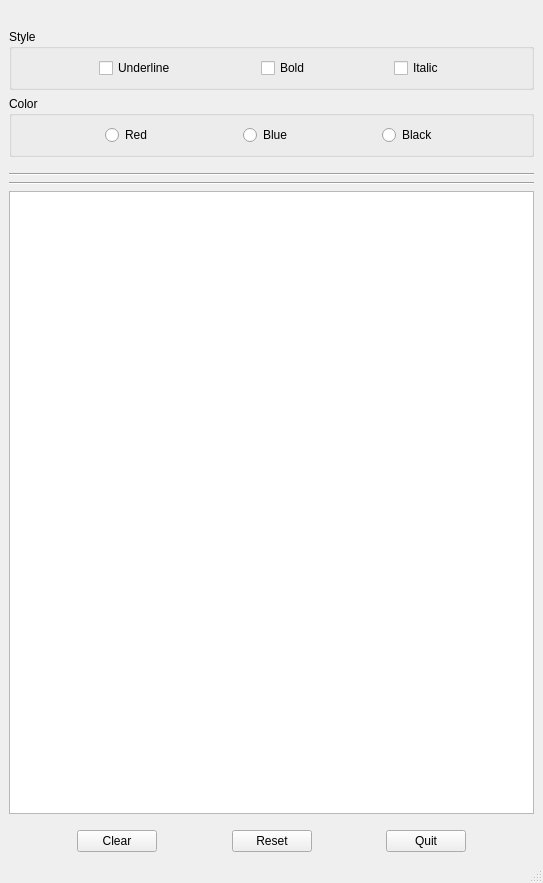
<?xml version="1.0" encoding="UTF-8"?>
<ui version="4.0">
 <class>MyWindow</class>
 <widget class="QMainWindow" name="MyWindow">
  <property name="geometry">
   <rect>
    <x>0</x>
    <y>0</y>
    <width>543</width>
    <height>883</height>
   </rect>
  </property>
  <property name="windowTitle">
   <string>MainWindow</string>
  </property>
  <property name="styleSheet">
   <string notr="true"/>
  </property>
  <widget class="QWidget" name="centralwidget">
   <layout class="QVBoxLayout" name="verticalLayout">
    <item>
     <widget class="QLabel" name="label">
      <property name="lineWidth">
       <number>0</number>
      </property>
      <property name="text">
       <string/>
      </property>
      <property name="pixmap">
       <pixmap resource="mywindow.qrc">:/mywindow/res/en.png</pixmap>
      </property>
      <property name="scaledContents">
       <bool>false</bool>
      </property>
      <property name="alignment">
       <set>Qt::AlignmentFlag::AlignCenter</set>
      </property>
     </widget>
    </item>
    <item>
     <widget class="QGroupBox" name="groupBox_Style">
      <property name="title">
       <string>Style</string>
      </property>
      <layout class="QHBoxLayout" name="horizontalLayout">
       <item>
        <spacer name="horizontalSpacer_5">
         <property name="orientation">
          <enum>Qt::Orientation::Horizontal</enum>
         </property>
         <property name="sizeHint" stdset="0">
          <size>
           <width>40</width>
           <height>20</height>
          </size>
         </property>
        </spacer>
       </item>
       <item>
        <widget class="QCheckBox" name="checkBox_Underline">
         <property name="text">
          <string>Underline</string>
         </property>
        </widget>
       </item>
       <item>
        <spacer name="horizontalSpacer_7">
         <property name="orientation">
          <enum>Qt::Orientation::Horizontal</enum>
         </property>
         <property name="sizeHint" stdset="0">
          <size>
           <width>40</width>
           <height>20</height>
          </size>
         </property>
        </spacer>
       </item>
       <item>
        <widget class="QCheckBox" name="checkBox_Bold">
         <property name="text">
          <string>Bold</string>
         </property>
        </widget>
       </item>
       <item>
        <spacer name="horizontalSpacer_8">
         <property name="orientation">
          <enum>Qt::Orientation::Horizontal</enum>
         </property>
         <property name="sizeHint" stdset="0">
          <size>
           <width>40</width>
           <height>20</height>
          </size>
         </property>
        </spacer>
       </item>
       <item>
        <widget class="QCheckBox" name="checkBox_Italic">
         <property name="text">
          <string>Italic</string>
         </property>
        </widget>
       </item>
       <item>
        <spacer name="horizontalSpacer_6">
         <property name="orientation">
          <enum>Qt::Orientation::Horizontal</enum>
         </property>
         <property name="sizeHint" stdset="0">
          <size>
           <width>40</width>
           <height>20</height>
          </size>
         </property>
        </spacer>
       </item>
      </layout>
     </widget>
    </item>
    <item>
     <widget class="QGroupBox" name="groupBox_Color">
      <property name="title">
       <string>Color</string>
      </property>
      <layout class="QHBoxLayout" name="horizontalLayout_2">
       <item>
        <spacer name="horizontalSpacer_9">
         <property name="orientation">
          <enum>Qt::Orientation::Horizontal</enum>
         </property>
         <property name="sizeHint" stdset="0">
          <size>
           <width>40</width>
           <height>20</height>
          </size>
         </property>
        </spacer>
       </item>
       <item>
        <widget class="QRadioButton" name="radioButton_Red">
         <property name="text">
          <string>Red</string>
         </property>
        </widget>
       </item>
       <item>
        <spacer name="horizontalSpacer_11">
         <property name="orientation">
          <enum>Qt::Orientation::Horizontal</enum>
         </property>
         <property name="sizeHint" stdset="0">
          <size>
           <width>40</width>
           <height>20</height>
          </size>
         </property>
        </spacer>
       </item>
       <item>
        <widget class="QRadioButton" name="radioButton_Blue">
         <property name="text">
          <string>Blue</string>
         </property>
        </widget>
       </item>
       <item>
        <spacer name="horizontalSpacer_12">
         <property name="orientation">
          <enum>Qt::Orientation::Horizontal</enum>
         </property>
         <property name="sizeHint" stdset="0">
          <size>
           <width>40</width>
           <height>20</height>
          </size>
         </property>
        </spacer>
       </item>
       <item>
        <widget class="QRadioButton" name="radioButton_Black">
         <property name="text">
          <string>Black</string>
         </property>
        </widget>
       </item>
       <item>
        <spacer name="horizontalSpacer_10">
         <property name="orientation">
          <enum>Qt::Orientation::Horizontal</enum>
         </property>
         <property name="sizeHint" stdset="0">
          <size>
           <width>40</width>
           <height>20</height>
          </size>
         </property>
        </spacer>
       </item>
      </layout>
     </widget>
    </item>
    <item>
     <spacer name="verticalSpacer">
      <property name="orientation">
       <enum>Qt::Orientation::Vertical</enum>
      </property>
      <property name="sizeType">
       <enum>QSizePolicy::Policy::Preferred</enum>
      </property>
      <property name="sizeHint" stdset="0">
       <size>
        <width>20</width>
        <height>10</height>
       </size>
      </property>
     </spacer>
    </item>
    <item>
     <widget class="Line" name="line">
      <property name="orientation">
       <enum>Qt::Orientation::Horizontal</enum>
      </property>
     </widget>
    </item>
    <item>
     <widget class="Line" name="line_2">
      <property name="orientation">
       <enum>Qt::Orientation::Horizontal</enum>
      </property>
     </widget>
    </item>
    <item>
     <widget class="QPlainTextEdit" name="plainTextEdit">
      <property name="autoFillBackground">
       <bool>false</bool>
      </property>
      <property name="styleSheet">
       <string notr="true"/>
      </property>
      <property name="plainText">
       <string/>
      </property>
      <property name="backgroundVisible">
       <bool>false</bool>
      </property>
     </widget>
    </item>
    <item>
     <spacer name="verticalSpacer_2">
      <property name="orientation">
       <enum>Qt::Orientation::Vertical</enum>
      </property>
      <property name="sizeType">
       <enum>QSizePolicy::Policy::Preferred</enum>
      </property>
      <property name="sizeHint" stdset="0">
       <size>
        <width>20</width>
        <height>10</height>
       </size>
      </property>
     </spacer>
    </item>
    <item>
     <layout class="QHBoxLayout" name="horizontalLayout_3">
      <item>
       <spacer name="horizontalSpacer">
        <property name="orientation">
         <enum>Qt::Orientation::Horizontal</enum>
        </property>
        <property name="sizeHint" stdset="0">
         <size>
          <width>40</width>
          <height>20</height>
         </size>
        </property>
       </spacer>
      </item>
      <item>
       <widget class="QPushButton" name="pushButton_Clear">
        <property name="text">
         <string>Clear</string>
        </property>
       </widget>
      </item>
      <item>
       <spacer name="horizontalSpacer_4">
        <property name="orientation">
         <enum>Qt::Orientation::Horizontal</enum>
        </property>
        <property name="sizeHint" stdset="0">
         <size>
          <width>40</width>
          <height>20</height>
         </size>
        </property>
       </spacer>
      </item>
      <item>
       <widget class="QPushButton" name="pushButton_Reset">
        <property name="text">
         <string>Reset</string>
        </property>
       </widget>
      </item>
      <item>
       <spacer name="horizontalSpacer_3">
        <property name="orientation">
         <enum>Qt::Orientation::Horizontal</enum>
        </property>
        <property name="sizeHint" stdset="0">
         <size>
          <width>40</width>
          <height>20</height>
         </size>
        </property>
       </spacer>
      </item>
      <item>
       <widget class="QPushButton" name="pushButton_Quit">
        <property name="toolTip">
         <string>&lt;html&gt;&lt;head/&gt;&lt;body&gt;&lt;p&gt;关闭程序&lt;/p&gt;&lt;/body&gt;&lt;/html&gt;</string>
        </property>
        <property name="text">
         <string>Quit</string>
        </property>
       </widget>
      </item>
      <item>
       <spacer name="horizontalSpacer_2">
        <property name="orientation">
         <enum>Qt::Orientation::Horizontal</enum>
        </property>
        <property name="sizeHint" stdset="0">
         <size>
          <width>40</width>
          <height>20</height>
         </size>
        </property>
       </spacer>
      </item>
     </layout>
    </item>
   </layout>
  </widget>
  <widget class="QMenuBar" name="menubar">
   <property name="geometry">
    <rect>
     <x>0</x>
     <y>0</y>
     <width>543</width>
     <height>22</height>
    </rect>
   </property>
  </widget>
  <widget class="QStatusBar" name="statusbar"/>
 </widget>
 <resources>
  <include location="mywindow.qrc"/>
 </resources>
 <connections>
  <connection>
   <sender>pushButton_Quit</sender>
   <signal>clicked()</signal>
   <receiver>MyWindow</receiver>
   <slot>close()</slot>
   <hints>
    <hint type="sourcelabel">
     <x>359</x>
     <y>474</y>
    </hint>
    <hint type="destinationlabel">
     <x>228</x>
     <y>258</y>
    </hint>
   </hints>
  </connection>
 </connections>
</ui>
